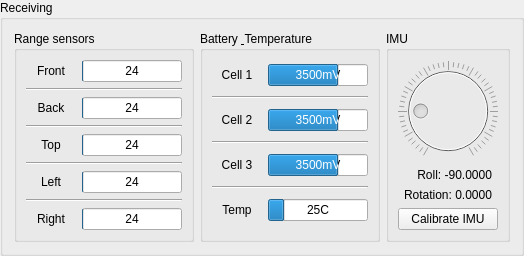
     <widget class="QGroupBox" name="receivingGroupBox">
      <property name="title">
       <string>Receiving</string>
      </property>
      <layout class="QHBoxLayout" name="horizontalLayout">
       <item>
        <widget class="QGroupBox" name="rangeSensorsGroupBox">
         <property name="title">
          <string>Range sensors</string>
         </property>
         <layout class="QVBoxLayout" name="verticalLayout">
          <item>
           <layout class="QHBoxLayout" name="horizontalLayout_8">
            <item>
             <widget class="QLabel" name="rangeFrontLabel">
              <property name="sizePolicy">
               <sizepolicy hsizetype="Fixed" vsizetype="Preferred">
                <horstretch>0</horstretch>
                <verstretch>0</verstretch>
               </sizepolicy>
              </property>
              <property name="minimumSize">
               <size>
                <width>50</width>
                <height>20</height>
               </size>
              </property>
              <property name="text">
               <string>Front</string>
              </property>
              <property name="alignment">
               <set>Qt::AlignCenter</set>
              </property>
             </widget>
            </item>
            <item>
             <widget class="QProgressBar" name="rangeFrontBar">
              <property name="sizePolicy">
               <sizepolicy hsizetype="Expanding" vsizetype="Fixed">
                <horstretch>0</horstretch>
                <verstretch>0</verstretch>
               </sizepolicy>
              </property>
              <property name="minimumSize">
               <size>
                <width>100</width>
                <height>0</height>
               </size>
              </property>
              <property name="maximum">
               <number>1500</number>
              </property>
              <property name="value">
               <number>24</number>
              </property>
              <property name="invertedAppearance">
               <bool>false</bool>
              </property>
              <property name="format">
               <string>%v</string>
              </property>
             </widget>
            </item>
           </layout>
          </item>
          <item>
           <widget class="Line" name="line_5">
            <property name="orientation">
             <enum>Qt::Horizontal</enum>
            </property>
           </widget>
          </item>
          <item>
           <layout class="QHBoxLayout" name="horizontalLayout_11">
            <item>
             <widget class="QLabel" name="rangeBackLabel">
              <property name="sizePolicy">
               <sizepolicy hsizetype="Fixed" vsizetype="Preferred">
                <horstretch>0</horstretch>
                <verstretch>0</verstretch>
               </sizepolicy>
              </property>
              <property name="minimumSize">
               <size>
                <width>50</width>
                <height>20</height>
               </size>
              </property>
              <property name="text">
               <string>Back</string>
              </property>
              <property name="alignment">
               <set>Qt::AlignCenter</set>
              </property>
             </widget>
            </item>
            <item>
             <widget class="QProgressBar" name="rangeBackBar">
              <property name="sizePolicy">
               <sizepolicy hsizetype="Expanding" vsizetype="Fixed">
                <horstretch>0</horstretch>
                <verstretch>0</verstretch>
               </sizepolicy>
              </property>
              <property name="minimumSize">
               <size>
                <width>100</width>
                <height>0</height>
               </size>
              </property>
              <property name="maximum">
               <number>1500</number>
              </property>
              <property name="value">
               <number>24</number>
              </property>
              <property name="invertedAppearance">
               <bool>false</bool>
              </property>
              <property name="format">
               <string>%v</string>
              </property>
             </widget>
            </item>
           </layout>
          </item>
          <item>
           <widget class="Line" name="line_4">
            <property name="orientation">
             <enum>Qt::Horizontal</enum>
            </property>
           </widget>
          </item>
          <item>
           <layout class="QHBoxLayout" name="horizontalLayout_9">
            <item>
             <widget class="QLabel" name="rangeTopLabel">
              <property name="sizePolicy">
               <sizepolicy hsizetype="Fixed" vsizetype="Preferred">
                <horstretch>0</horstretch>
                <verstretch>0</verstretch>
               </sizepolicy>
              </property>
              <property name="minimumSize">
               <size>
                <width>50</width>
                <height>20</height>
               </size>
              </property>
              <property name="text">
               <string>Top</string>
              </property>
              <property name="alignment">
               <set>Qt::AlignCenter</set>
              </property>
             </widget>
            </item>
            <item>
             <widget class="QProgressBar" name="rangeTopBar">
              <property name="sizePolicy">
               <sizepolicy hsizetype="Expanding" vsizetype="Fixed">
                <horstretch>0</horstretch>
                <verstretch>0</verstretch>
               </sizepolicy>
              </property>
              <property name="minimumSize">
               <size>
                <width>100</width>
                <height>0</height>
               </size>
              </property>
              <property name="maximum">
               <number>1500</number>
              </property>
              <property name="value">
               <number>24</number>
              </property>
              <property name="invertedAppearance">
               <bool>false</bool>
              </property>
              <property name="format">
               <string>%v</string>
              </property>
             </widget>
            </item>
           </layout>
          </item>
          <item>
           <widget class="Line" name="line_12">
            <property name="orientation">
             <enum>Qt::Horizontal</enum>
            </property>
           </widget>
          </item>
          <item>
           <layout class="QHBoxLayout" name="horizontalLayout_10">
            <item>
             <widget class="QLabel" name="rangeLeftLabel">
              <property name="sizePolicy">
               <sizepolicy hsizetype="Fixed" vsizetype="Preferred">
                <horstretch>0</horstretch>
                <verstretch>0</verstretch>
               </sizepolicy>
              </property>
              <property name="minimumSize">
               <size>
                <width>50</width>
                <height>20</height>
               </size>
              </property>
              <property name="text">
               <string>Left</string>
              </property>
              <property name="alignment">
               <set>Qt::AlignCenter</set>
              </property>
             </widget>
            </item>
            <item>
             <widget class="QProgressBar" name="rangeLeftBar">
              <property name="sizePolicy">
               <sizepolicy hsizetype="Expanding" vsizetype="Fixed">
                <horstretch>0</horstretch>
                <verstretch>0</verstretch>
               </sizepolicy>
              </property>
              <property name="minimumSize">
               <size>
                <width>100</width>
                <height>0</height>
               </size>
              </property>
              <property name="maximum">
               <number>1500</number>
              </property>
              <property name="value">
               <number>24</number>
              </property>
              <property name="invertedAppearance">
               <bool>false</bool>
              </property>
              <property name="format">
               <string>%v</string>
              </property>
             </widget>
            </item>
           </layout>
          </item>
          <item>
           <widget class="Line" name="line_16">
            <property name="orientation">
             <enum>Qt::Horizontal</enum>
            </property>
           </widget>
          </item>
          <item>
           <layout class="QHBoxLayout" name="horizontalLayout_12">
            <item>
             <widget class="QLabel" name="rangeRightLabel">
              <property name="sizePolicy">
               <sizepolicy hsizetype="Fixed" vsizetype="Preferred">
                <horstretch>0</horstretch>
                <verstretch>0</verstretch>
               </sizepolicy>
              </property>
              <property name="minimumSize">
               <size>
                <width>50</width>
                <height>20</height>
               </size>
              </property>
              <property name="text">
               <string>Right</string>
              </property>
              <property name="alignment">
               <set>Qt::AlignCenter</set>
              </property>
             </widget>
            </item>
            <item>
             <widget class="QProgressBar" name="rangeRightBar">
              <property name="sizePolicy">
               <sizepolicy hsizetype="Expanding" vsizetype="Fixed">
                <horstretch>0</horstretch>
                <verstretch>0</verstretch>
               </sizepolicy>
              </property>
              <property name="minimumSize">
               <size>
                <width>100</width>
                <height>0</height>
               </size>
              </property>
              <property name="maximum">
               <number>1500</number>
              </property>
              <property name="value">
               <number>24</number>
              </property>
              <property name="invertedAppearance">
               <bool>false</bool>
              </property>
              <property name="format">
               <string>%v</string>
              </property>
             </widget>
            </item>
           </layout>
          </item>
         </layout>
        </widget>
       </item>
       <item>
        <widget class="QGroupBox" name="batterySensorsGroupBox">
         <property name="title">
          <string>Battery &amp; Temperature</string>
         </property>
         <layout class="QVBoxLayout" name="verticalLayout_4">
          <item>
           <layout class="QHBoxLayout" name="horizontalLayout_13">
            <item>
             <widget class="QLabel" name="cell1Label">
              <property name="sizePolicy">
               <sizepolicy hsizetype="Fixed" vsizetype="Preferred">
                <horstretch>0</horstretch>
                <verstretch>0</verstretch>
               </sizepolicy>
              </property>
              <property name="minimumSize">
               <size>
                <width>50</width>
                <height>20</height>
               </size>
              </property>
              <property name="text">
               <string>Cell 1</string>
              </property>
              <property name="alignment">
               <set>Qt::AlignCenter</set>
              </property>
             </widget>
            </item>
            <item>
             <widget class="QProgressBar" name="cell1Bar">
              <property name="sizePolicy">
               <sizepolicy hsizetype="Expanding" vsizetype="Fixed">
                <horstretch>0</horstretch>
                <verstretch>0</verstretch>
               </sizepolicy>
              </property>
              <property name="minimumSize">
               <size>
                <width>100</width>
                <height>0</height>
               </size>
              </property>
              <property name="maximum">
               <number>5000</number>
              </property>
              <property name="value">
               <number>3500</number>
              </property>
              <property name="invertedAppearance">
               <bool>false</bool>
              </property>
              <property name="format">
               <string>%vmV</string>
              </property>
             </widget>
            </item>
           </layout>
          </item>
          <item>
           <widget class="Line" name="line_10">
            <property name="orientation">
             <enum>Qt::Horizontal</enum>
            </property>
           </widget>
          </item>
          <item>
           <layout class="QHBoxLayout" name="horizontalLayout_14">
            <item>
             <widget class="QLabel" name="cell2Label">
              <property name="sizePolicy">
               <sizepolicy hsizetype="Fixed" vsizetype="Preferred">
                <horstretch>0</horstretch>
                <verstretch>0</verstretch>
               </sizepolicy>
              </property>
              <property name="minimumSize">
               <size>
                <width>50</width>
                <height>20</height>
               </size>
              </property>
              <property name="text">
               <string>Cell 2</string>
              </property>
              <property name="alignment">
               <set>Qt::AlignCenter</set>
              </property>
             </widget>
            </item>
            <item>
             <widget class="QProgressBar" name="cell2Bar">
              <property name="sizePolicy">
               <sizepolicy hsizetype="Expanding" vsizetype="Fixed">
                <horstretch>0</horstretch>
                <verstretch>0</verstretch>
               </sizepolicy>
              </property>
              <property name="minimumSize">
               <size>
                <width>100</width>
                <height>0</height>
               </size>
              </property>
              <property name="maximum">
               <number>5000</number>
              </property>
              <property name="value">
               <number>3500</number>
              </property>
              <property name="invertedAppearance">
               <bool>false</bool>
              </property>
              <property name="format">
               <string>%vmV</string>
              </property>
             </widget>
            </item>
           </layout>
          </item>
          <item>
           <widget class="Line" name="line_11">
            <property name="orientation">
             <enum>Qt::Horizontal</enum>
            </property>
           </widget>
          </item>
          <item>
           <layout class="QHBoxLayout" name="horizontalLayout_15">
            <item>
             <widget class="QLabel" name="cell3Label">
              <property name="sizePolicy">
               <sizepolicy hsizetype="Fixed" vsizetype="Preferred">
                <horstretch>0</horstretch>
                <verstretch>0</verstretch>
               </sizepolicy>
              </property>
              <property name="minimumSize">
               <size>
                <width>50</width>
                <height>20</height>
               </size>
              </property>
              <property name="text">
               <string>Cell 3</string>
              </property>
              <property name="alignment">
               <set>Qt::AlignCenter</set>
              </property>
             </widget>
            </item>
            <item>
             <widget class="QProgressBar" name="cell3Bar">
              <property name="sizePolicy">
               <sizepolicy hsizetype="Expanding" vsizetype="Fixed">
                <horstretch>0</horstretch>
                <verstretch>0</verstretch>
               </sizepolicy>
              </property>
              <property name="minimumSize">
               <size>
                <width>100</width>
                <height>0</height>
               </size>
              </property>
              <property name="maximum">
               <number>5000</number>
              </property>
              <property name="value">
               <number>3500</number>
              </property>
              <property name="invertedAppearance">
               <bool>false</bool>
              </property>
              <property name="format">
               <string>%vmV</string>
              </property>
             </widget>
            </item>
           </layout>
          </item>
          <item>
           <widget class="Line" name="line_13">
            <property name="orientation">
             <enum>Qt::Horizontal</enum>
            </property>
           </widget>
          </item>
          <item>
           <layout class="QHBoxLayout" name="horizontalLayout_16">
            <item>
             <widget class="QLabel" name="temperatureLabel">
              <property name="sizePolicy">
               <sizepolicy hsizetype="Fixed" vsizetype="Preferred">
                <horstretch>0</horstretch>
                <verstretch>0</verstretch>
               </sizepolicy>
              </property>
              <property name="minimumSize">
               <size>
                <width>50</width>
                <height>20</height>
               </size>
              </property>
              <property name="text">
               <string>Temp</string>
              </property>
              <property name="alignment">
               <set>Qt::AlignCenter</set>
              </property>
             </widget>
            </item>
            <item>
             <widget class="QProgressBar" name="temperatureBar">
              <property name="sizePolicy">
               <sizepolicy hsizetype="Expanding" vsizetype="Fixed">
                <horstretch>0</horstretch>
                <verstretch>0</verstretch>
               </sizepolicy>
              </property>
              <property name="minimumSize">
               <size>
                <width>100</width>
                <height>0</height>
               </size>
              </property>
              <property name="maximum">
               <number>150</number>
              </property>
              <property name="value">
               <number>25</number>
              </property>
              <property name="invertedAppearance">
               <bool>false</bool>
              </property>
              <property name="format">
               <string>%vC</string>
              </property>
             </widget>
            </item>
           </layout>
          </item>
         </layout>
        </widget>
       </item>
       <item>
        <widget class="QGroupBox" name="imuGroupBox">
         <property name="title">
          <string>IMU</string>
         </property>
         <layout class="QVBoxLayout" name="verticalLayout_3">
          <item>
           <widget class="QDial" name="rollDial">
            <property name="enabled">
             <bool>false</bool>
            </property>
            <property name="sizePolicy">
             <sizepolicy hsizetype="Expanding" vsizetype="Expanding">
              <horstretch>0</horstretch>
              <verstretch>0</verstretch>
             </sizepolicy>
            </property>
            <property name="minimumSize">
             <size>
              <width>100</width>
              <height>100</height>
             </size>
            </property>
            <property name="minimum">
             <number>-150</number>
            </property>
            <property name="maximum">
             <number>150</number>
            </property>
            <property name="value">
             <number>-90</number>
            </property>
            <property name="sliderPosition">
             <number>-90</number>
            </property>
            <property name="tracking">
             <bool>true</bool>
            </property>
            <property name="orientation">
             <enum>Qt::Horizontal</enum>
            </property>
            <property name="invertedAppearance">
             <bool>false</bool>
            </property>
            <property name="invertedControls">
             <bool>false</bool>
            </property>
            <property name="wrapping">
             <bool>false</bool>
            </property>
            <property name="notchTarget">
             <double>6.000000000000000</double>
            </property>
            <property name="notchesVisible">
             <bool>true</bool>
            </property>
           </widget>
          </item>
          <item>
           <widget class="QLabel" name="rollValueLabel">
            <property name="minimumSize">
             <size>
              <width>50</width>
              <height>0</height>
             </size>
            </property>
            <property name="text">
             <string>    Roll: -90.0000</string>
            </property>
            <property name="alignment">
             <set>Qt::AlignCenter</set>
            </property>
           </widget>
          </item>
          <item>
           <widget class="QLabel" name="rotationXValueLabel">
            <property name="minimumSize">
             <size>
              <width>50</width>
              <height>0</height>
             </size>
            </property>
            <property name="text">
             <string>Rotation: 0.0000</string>
            </property>
            <property name="alignment">
             <set>Qt::AlignCenter</set>
            </property>
           </widget>
          </item>
          <item>
           <widget class="QPushButton" name="imuCalibrateButton">
            <property name="sizePolicy">
             <sizepolicy hsizetype="Minimum" vsizetype="Fixed">
              <horstretch>0</horstretch>
              <verstretch>0</verstretch>
             </sizepolicy>
            </property>
            <property name="baseSize">
             <size>
              <width>0</width>
              <height>0</height>
             </size>
            </property>
            <property name="text">
             <string>Calibrate IMU</string>
            </property>
           </widget>
          </item>
         </layout>
        </widget>
       </item>
      </layout>
     </widget>
